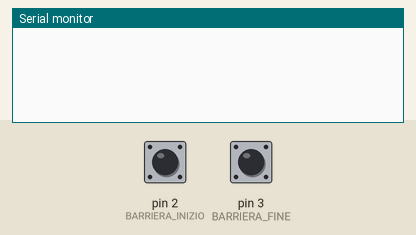
Recording of a sketch running on a simulated Arduino Uno, built with avr-gcc and run on an emulated ATmega328P. Shown: the last lines printed to the serial monitor. The inputs (shaded band) are chosen by the test bench; at power-on: pin 2 (BARRIERA_INIZIO) HIGH, pin 3 (BARRIERA_FINE) HIGH.

Above: at 1.2 s.
1.3 s: pin 2 (BARRIERA_INIZIO) pulled LOW for 0.15 s
At 1.9 s:
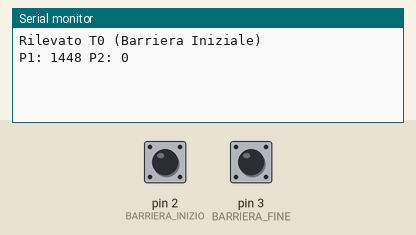
2.9 s: pin 3 (BARRIERA_FINE) pulled LOW for 0.15 s
At 4.2 s:
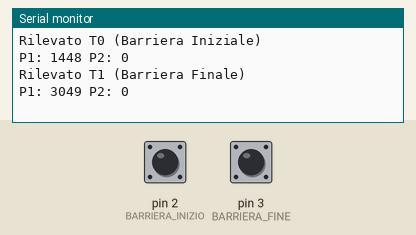
4.5 s: pin 3 (BARRIERA_FINE) pulled LOW for 1 s
At 6.7 s:
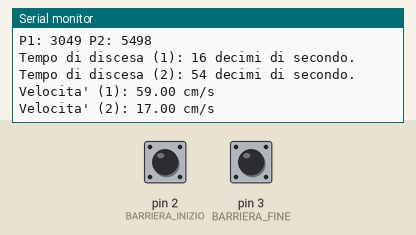
7.0 s: pin 2 (BARRIERA_INIZIO) pulled LOW for 1 s
At 8.7 s:
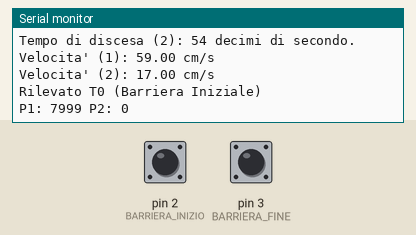
Timing chart, 0 to 10.2 s (numbered marks = the images above; inputs shaded):
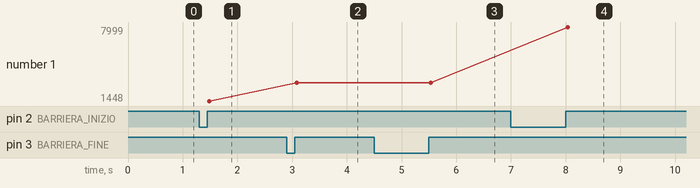

Measured:
- after the input at 1.3 s, the serial monitor: prints a new line after 0.15 s (image 1)
- after the input at 2.9 s, the serial monitor: prints a new line after 0.15 s (image 2)
- after the input at 4.5 s, the serial monitor: prints a new line after 1.0 s (image 3)
- after the input at 7.0 s, the serial monitor: prints a new line after 1.0 s (image 4)
- plotted number 1: 1448 → 3049 after the input at 2.9 s, 3049 → 7999 after the input at 7.0 s

The sketch:

barrierePianoInclinato2palline-Interrupt.ino
```cpp
#define LEDPIN 13
#define BARRIERA_INIZIO 2       // Barriera inizio
#define BARRIERA_FINE 3         // Barriera fine

volatile long int t0p1 = 0;
volatile long int t0p2 = 0;
volatile long int t1p1 = 0;
volatile long int t1p2 = 0;

void setT1()
{
  if (t1p1 == 0)
    t1p1 = millis();
  else
    t1p2 = millis();

  Serial.print("Rilevato T1 (Barriera Finale)"); Serial.print("\n");
  Serial.print("P1: "); Serial.print(t1p1); Serial.print(" P2: "); Serial.print(t1p2); Serial.print("\n");
}

void setT0()
{
  if (t0p1 == 0)
    t0p1 = millis();
  else
    t0p2 = millis();
  Serial.print("Rilevato T0 (Barriera Iniziale) "); Serial.print("\n");
  Serial.print("P1: "); Serial.print(t0p1); Serial.print(" P2: "); Serial.print(t0p2); Serial.print("\n");
}

void setup()
{
  attachInterrupt(digitalPinToInterrupt(BARRIERA_INIZIO),setT0,RISING);
  attachInterrupt(digitalPinToInterrupt(BARRIERA_FINE),setT1,RISING);

  t0p1 = 0; t1p1 = 0; t0p1 = 0; t1p2 = 0;

  // Imposta le porte per il funzionamento ad alta impedenza
  digitalWrite(BARRIERA_INIZIO,HIGH);
  digitalWrite(BARRIERA_FINE,HIGH);
  Serial.begin(9600);
}

void loop()
{
  if (t1p1 > 0 && t1p2 > 0)
  {
    Serial.print("Tempo di discesa (1): "); Serial.print((int)(t1p1-t0p1)/100); Serial.print(" decimi di secondo.");
    Serial.print("\n");

    Serial.print("Tempo di discesa (2): "); Serial.print((int)(t1p2-t0p2)/100); Serial.print(" decimi di secondo.");
    Serial.print("\n");

    Serial.print("Velocita' (1): "); Serial.print((float)(950/((int)(t1p1-t0p1)/100))); Serial.print(" cm/s\n");
    Serial.print("Velocita' (2): ");  Serial.print((float)(950/((int)(t1p2-t0p2)/100))); Serial.print(" cm/s\n");
    t0p1 = 0; t1p1 = 0; t0p2 = 0; t1p2 = 0;
  }
}
```
